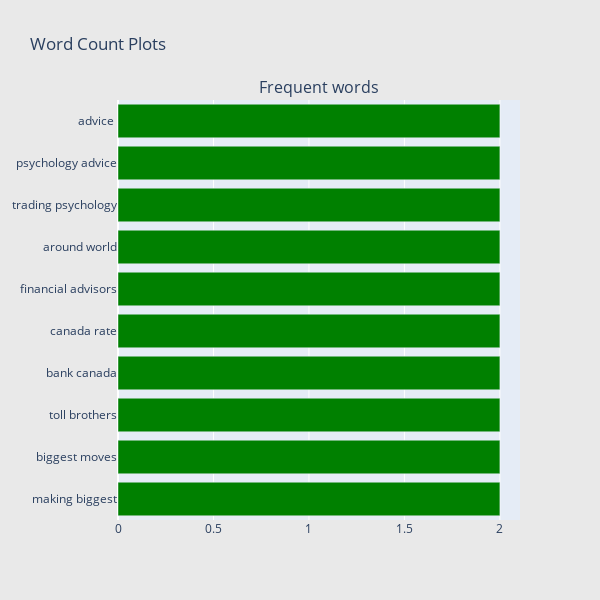

Write notebook code for a chart like this one.
### Code cell
## Get the bar chart from 5 rated reviews ##
freq_dict = defaultdict(int)
for sent in df2["Headline_Lower"]:
    for word in generate_ngrams(sent,2):
        freq_dict[word] += 1
fd_sorted = pd.DataFrame(sorted(freq_dict.items(), key=lambda x: x[1])[::-1])
fd_sorted.columns = ["word", "wordcount"]
trace0 = horizontal_bar_chart(fd_sorted.head(10), 'green')

# Creating two subplots
fig = tools.make_subplots(rows=1, cols=1, vertical_spacing=0.04,
                          subplot_titles=["Frequent words"])
fig.append_trace(trace0, 1, 1)
#fig.append_trace(trace1, 1, 2)
fig['layout'].update(height=600, width=600, paper_bgcolor='rgb(233,233,233)', title="Word Count Plots")
py.iplot(fig, filename='word-plots');

### Figure 1 — Plotly figure (JSON) as saved in the notebook; plotly's stock layout.template omitted (floating-point values rounded to 4 significant figures)
{"data": [{"marker": {"color": "green"}, "orientation": "h", "showlegend": false, "type": "bar", "x": [2, 2, 2, 2, 2, 2, 2, 2, 2, 2], "xaxis": "x", "y": ["making biggest", "biggest moves", "toll brothers", "bank canada", "canada rate", "financial advisors", "around world", "trading psychology", "psychology advice", "advice "], "yaxis": "y"}], "layout": {"annotations": [{"font": {"size": 16}, "showarrow": false, "text": "Frequent words", "x": 0.5, "xanchor": "center", "xref": "paper", "y": 1, "yanchor": "bottom", "yref": "paper"}], "height": 600, "paper_bgcolor": "rgb(233,233,233)", "title": {"text": "Word Count Plots"}, "width": 600, "xaxis": {"anchor": "y", "domain": [0, 1]}, "yaxis": {"anchor": "x", "domain": [0, 1]}}}
